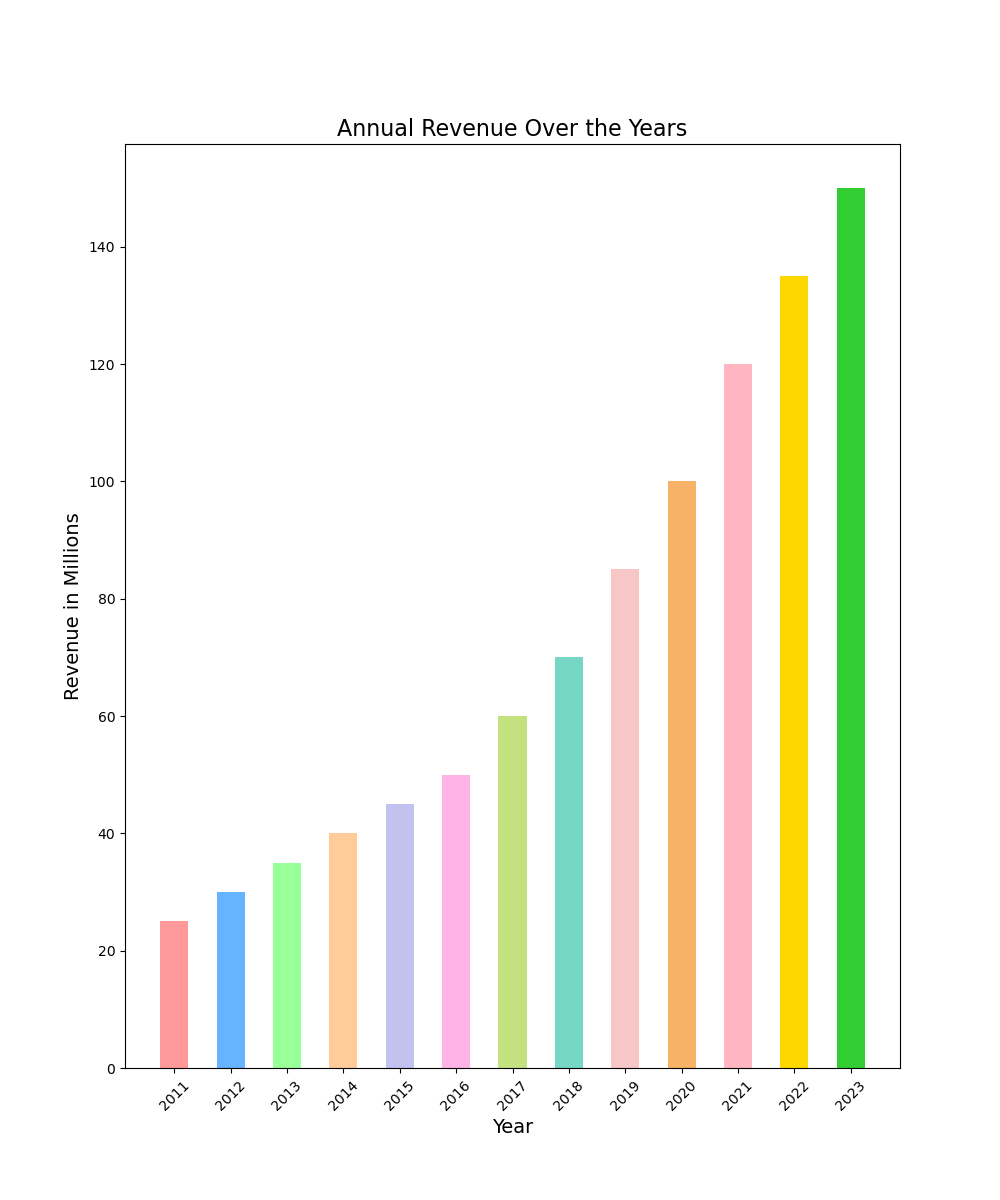

Here is the Python script that generated this plot:

import matplotlib.pyplot as plt

# Data for plotting
years = [
    2011, 2012, 2013, 2014, 2015, 2016,
    2017, 2018, 2019, 2020, 2021, 2022, 2023
]
revenue_in_millions = [
    25, 30, 35, 40, 45, 50,
    60, 70, 85, 100, 120, 135, 150
]

# Changing figure size
plt.figure(figsize=(10, 12))

# Plotting - vertical bar chart
bar_width = 0.5
plt.bar(years, revenue_in_millions, color=[
    '#ff9999', '#66b3ff', '#99ff99', '#ffcc99', '#c2c2f0',
    '#ffb3e6', '#c4e17f', '#76d7c4', '#f7c6c7', '#f7b267',
    '#ffb6c1', '#ffd700', '#32cd32'
], width=bar_width)

# Customize chart
plt.ylabel('Revenue in Millions', fontsize=14)
plt.xlabel('Year', fontsize=14)
plt.title('Annual Revenue Over the Years', fontsize=16)

# Resize bar width
plt.xticks(years, [str(year) for year in years], fontsize=10, rotation=45)

# Show plot
plt.show()
